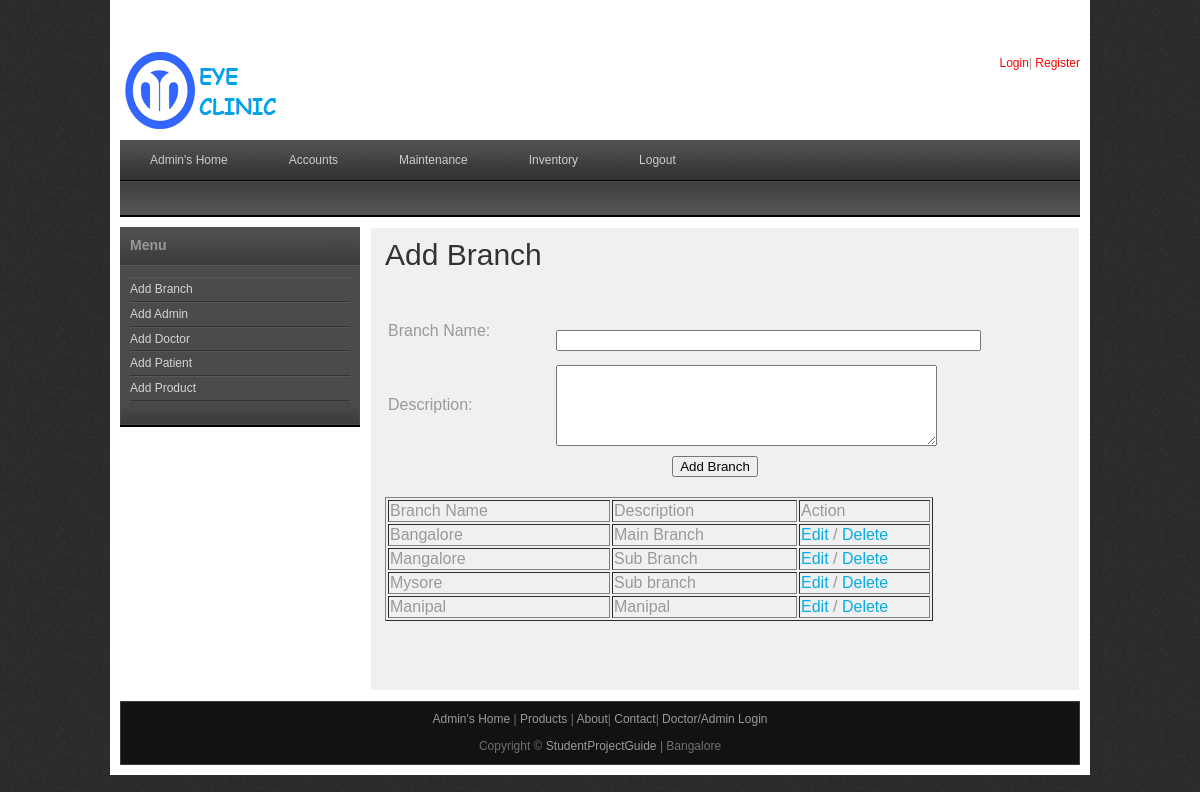
The app's page /eyeclinic/addbranch.php (signed in) with its own data.
### tables this page shows
CREATE TABLE `branch` (
  `branch_id` int(10) NOT NULL,
  `branch_name` varchar(30) NOT NULL,
  `description` varchar(50) NOT NULL
);

### eyeclinic/addbranch.php (the view, shortened to what this page needs)
<?php
include("includes/header.php");
include("includes/conn.php");
$result = mysqli_query($con,"SELECT * FROM branch");
?>
<font color="#FF0000">
    <div id="templatemo_main">
   		<div id="sidebar" class="float_l">
        	<div class="sidebar_box"><span class="bottom"></span>
           	<?php
			include("sidebar.php");
			if($_SESSION["logtype"]=='Administrator')
			{
				maintenancesidebar();
			}
			?>
            </div>
   		</div>
        <div id="content" class="float_r">
        <div id="content_main">
          <form id="adbranch" name="adbranch" method="post" action="addbranch.php" onsubmit="return validation()">
            <h1>Add Branch</h1>
            <table width="660" border="0">
              <tr>
                <td width="143" height="34"><label for="bname" class="left">Branch  Name:</label></td>
                <td width="300"><p>&nbsp;
                  </p>
                  <p>
                    <input name="bname" class="right" type="text" id="bname" size="50" value="<?php   echo $branchname ;?>" />
                </p></td>
              </tr>
              <tr>
                <td height="33"><label class="left" for="doclname2">Description:</label></td>
                <td><label for="description"></label>
                <textarea name="description" id="description" cols="45" rows="5" ><?php   echo $desc ;?></textarea></td>
              </tr>
              <tr>
                <td height="36" colspan="2" align="center">
                <?php
                if($_GET[act]=="edit")
                {
					?>
                	<input type="submit" name="update" id="update" value="Update" />
                	<?php
                }
                else
                {
					?>
                	<input type="submit" name="add" id="add" value="Add Branch" />
                	<?php
                }
               ?>
               </td>
            </tr>
            </table>
            <table width="548" border="1">
              <tr>
                <td width="218">Branch Name</td>
                <td width="181">Description</td>
                <td width="127">Action</td>
              </tr>
              <?php
           	while($row = mysqli_fetch_array($result))
  			{
  				echo "<tr>";
   				$selbr= mysqli_query($con,"SELECT * FROM branch where branch_id = '$row[branch_id]'");
  				$recbr = mysqli_fetch_array($selbr);
  				echo "<td>" . $recbr[branch_name] . "</td>";
  				echo "<td>" . $recbr[description] . "</td>";
				echo "<td><a href='addbranch.php?branchid=$row[branch_id]&act=edit'>Edit</a> / <a href='addbranch.php?branchid=$row[branch_id]&act=delete'>Delete</a></td>";
 			 	echo "</tr>";
  			}
  			?>
            </table>
            <p>&nbsp;</p>
          	</form>
          	<p>&nbsp;</p>
        </div>
	</div>
    </div>
<?php
include("includes/footer.php");
?>

### eyeclinic/css/templatemo_style.css (style rules this page uses)
body { margin: 0; padding: 0; color: #999; font-family: Tahoma, Geneva, sans-serif; font-size: 12px; line-height: 1.4em; background-color: #2e2e2e; background-repeat: repeat; background-image: url(../images/templatemo_body.jpg) }
a, a:link, a:visited { color: #08aee3; font-weight: normal; text-decoration: none; }
p { margin: 0 0 10px 0; padding: 0; }
h1, h2, h3, h4, h5, h6 { color: #333; font-weight: normal; }
h1 { font-size: 30px; margin: 0 0 30px; padding: 5px 0; }
.float_l { float: left }
.float_r { float: right }
#templatemo_main { width: 100%; margin-bottom: 10px; }
#content { width: 680px; background: #f0f0f0; border: 1px solid #fff; padding: 14px; }
#sidebar { width: 240px }
.sidebar_box { position: relative; background: #4c4a4a; margin-bottom: 36px; }
.sidebar_box span.bottom { position: absolute; bottom: -26px; left: 0; width: 240px; height: 26px; background: url(../images/templatemo_sidebar_bottom.jpg) }

### records on screen
branch: branch_name "Bangalore", description "Main Branch"
branch: branch_name "Mangalore", description "Sub Branch"
branch: branch_name "Mysore", description "Sub branch"
branch: branch_name "Manipal", description "Manipal"
